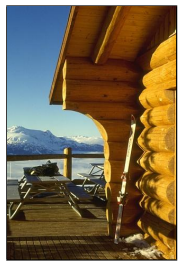
#> input picture data/BDS500/img1.png, 181 x 262 px; its folder holds only this picture in this run
$ python compare_segmentation.py --results-dir out --dataset bds500 --images ../data/BDS500
#> lines starting #> are read from the running program, lines starting #| are printed output that depends on the picture
### src/thresholding/datasets.py
"""Dataset loaders for the two experiment phases.

Phase 1 (proof of concept): BDS500 -- 10 natural images (``imgN.png``).
Phase 2 (medical): CHAOS -- 15 abdominal MRI slices (``IMG-XXXX-00010.png``).

Loaders return plain uint8 grayscale numpy arrays keyed by a short id, so the rest
of the pipeline never touches the filesystem layout directly.
"""

from __future__ import annotations

import re
from pathlib import Path

import imageio.v3 as iio
import numpy as np

from .config import BDS500_DIR, CHAOS_DIR
from .histogram import to_grayscale


def _load_gray(path: Path) -> np.ndarray:
    return to_grayscale(iio.imread(path))


def load_bds500(directory: Path = BDS500_DIR) -> dict[str, np.ndarray]:
    """Return {"img1": array, ...} for the 10 BDS500 source images."""
    images: dict[str, np.ndarray] = {}
    for path in sorted(directory.glob("img*.png")):
        if path.stem.endswith("_gt"):
            continue
        images[path.stem] = _load_gray(path)
    return images


def _natural_key(path: Path) -> list:
    return [int(t) if t.isdigit() else t for t in re.split(r"(\d+)", path.stem)]


# [4 lines left out: function load_chaos, not called in this run]

### src/thresholding/histogram.py
"""Histogram utilities shared by every objective function.

The optimisation problem is defined purely over the image's intensity histogram,
so all DE variants evaluate fitness against the normalised histogram produced
here -- never against the raw pixels. Computing it once per image keeps the inner
optimisation loop cheap.
"""

from __future__ import annotations

import numpy as np

from .config import GRAY_LEVELS


def to_grayscale(image: np.ndarray) -> np.ndarray:
    """Return an 8-bit (uint8) single-channel view of ``image``.

    Accepts grayscale or RGB(A) arrays. RGB is collapsed with the standard
    luma weights; floating images in [0, 1] are rescaled to 0..255.
    """
    arr = np.asarray(image)
#> arr is the input picture: shape (262, 181, 4); mean R, G, B, A 121, 103.8, 76.2, 255
    if arr.ndim == 3:
        arr = arr[..., :3] @ np.array([0.2989, 0.5870, 0.1140])
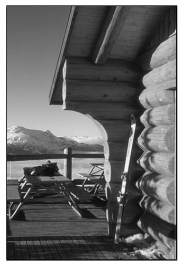
#> arr: shape (262, 181) float64; min 2.2, max 255, mean 105.8
    if np.issubdtype(arr.dtype, np.floating) and arr.max() <= 1.0:
        arr = arr * (GRAY_LEVELS - 1)
    return np.clip(np.rint(arr), 0, GRAY_LEVELS - 1).astype(np.uint8)


# [18 lines left out: functions histogram_counts, normalised_histogram, not called in this run]

### scripts/compare_segmentation.py
"""Side-by-side segmentation comparison: all optimizers on one image at one K.

One figure per (image, K): rows = objectives, columns = original + one panel
per optimizer showing its best run (highest fitness of the independent runs),
annotated with that run's PSNR / SSIM.

Outputs: <results-dir>/comparison_figures/<image>__K<k>.png

Usage:
    python scripts/compare_segmentation.py --results-dir results/bds500 \
        --dataset bds500 --images img1 img2 --k-levels 3 7 12
"""
from __future__ import annotations

import argparse
import json
from pathlib import Path

import matplotlib
import numpy as np

matplotlib.use("Agg")
import matplotlib.pyplot as plt

from thresholding.datasets import load_bds500, load_chaos
from thresholding.metrics import _segment
from thresholding.objectives import OBJECTIVES
from thresholding.optimizers import OPTIMIZERS

LOADERS = {"bds500": load_bds500, "chaos": load_chaos}


def parse_args() -> argparse.Namespace:
    p = argparse.ArgumentParser(description="Optimizer comparison figures")
    p.add_argument("--results-dir", required=True, type=Path)
    p.add_argument("--dataset", choices=sorted(LOADERS), required=True)
    p.add_argument("--images", nargs="+", default=None, help="image ids (default: first 5)")
    p.add_argument("--k-levels", nargs="+", type=int, default=[3, 7, 12])
    p.add_argument("--objectives", nargs="+", default=list(OBJECTIVES))
    p.add_argument("--optimizers", nargs="+", default=list(OPTIMIZERS))
    p.add_argument("--style", choices=["classes", "recon"], default="classes",
                   help="classes: colour-coded class map; recon: class-mean greyscale image")
    return p.parse_args()


def best_run(path: Path) -> dict | None:
    if not path.is_file():
        return None
    return max(json.loads(path.read_text()), key=lambda r: r["fitness"])


def make_figure(args, img_name: str, img: np.ndarray, k: int, out_path: Path) -> bool:
    n_rows, n_cols = len(args.objectives), len(args.optimizers) + 1
    fig, axes = plt.subplots(n_rows, n_cols, figsize=(2.1 * n_cols, 2.1 * n_rows + 0.4),
                             squeeze=False)
    found = False
    for i, obj in enumerate(args.objectives):
        axes[i][0].imshow(img, cmap="gray", vmin=0, vmax=255)
        axes[i][0].set_ylabel(obj, fontsize=10)
        if i == 0:
            axes[i][0].set_title("Original", fontsize=9)
        for j, opt in enumerate(args.optimizers, start=1):
            ax = axes[i][j]
            run = best_run(args.results_dir / f"{args.dataset}__{img_name}__{obj}__K{k}__{opt}.json")
            if run is None:
                ax.text(0.5, 0.5, "no result", ha="center", va="center", fontsize=8)
            else:
                found = True
                recon, classes = _segment(img, run["thresholds"])
                if args.style == "recon":
                    ax.imshow(recon, cmap="gray", vmin=0, vmax=255)
                else:
                    ax.imshow(classes, cmap="viridis", vmin=0, vmax=k, interpolation="nearest")
                ax.set_xlabel(f"PSNR {run['psnr']:.2f}  SSIM {run['ssim']:.3f}", fontsize=7)
            if i == 0:
                ax.set_title(opt, fontsize=9)
    for ax in axes.flat:
        ax.set_xticks([])
        ax.set_yticks([])
    fig.suptitle(f"{args.dataset} {img_name}, K = {k} (best of runs per optimizer)", fontsize=10)
    fig.tight_layout()
    if found:
        fig.savefig(out_path, dpi=150)
    plt.close(fig)
    return found


def main() -> None:
    args = parse_args()
    images = LOADERS[args.dataset]()
#> images = 1 item
    names = args.images or list(images)[:5]
#> names = ['../data/BDS500']
    out_dir = args.results_dir / "comparison_figures"
    out_dir.mkdir(parents=True, exist_ok=True)
    for name in names:
        if name not in images:
            print(f"  skipping {name}: not in {args.dataset}")
            continue
        img = images[name].astype(np.float64)
        for k in args.k_levels:
            out_path = out_dir / f"{name}__K{k}.png"
            if make_figure(args, name, img, k, out_path):
                print(f"saved: {out_path}")
#> this loop made 1 pass
#|   skipping ../data/BDS500: not in bds500
    print(f"Comparison figures in {out_dir}")


if __name__ == "__main__":
    main()

$ run again, on data/BDS500/img4.png
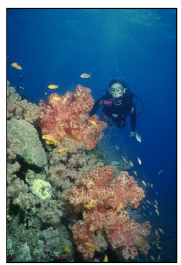
#> input picture data/BDS500/img4.png, 181 x 265 px
#> in to_grayscale, arr is the input picture: shape (265, 181, 4); mean R, G, B, A 74.4, 105.2, 124.4, 255
#> in to_grayscale, `arr = arr[..., :3] @ np.array([0.2989, 0.5870, 0.1140])`:
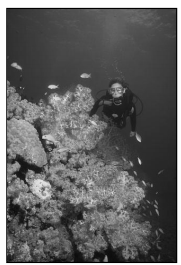
#> arr: shape (265, 181) float64; min 0, max 255, mean 98.1
#> images = 1 item
#> names = ['../data/BDS500']
#> the loop in main, `for name in names:` made 1 pass
#> (printed output is left out)

$ run again, on data/BDS500/img5.png
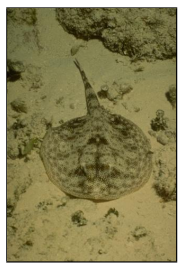
#> input picture data/BDS500/img5.png, 184 x 268 px
#> in to_grayscale, arr is the input picture: shape (268, 184, 4); mean R, G, B, A 137.4, 130.9, 88.6, 255
#> in to_grayscale, `arr = arr[..., :3] @ np.array([0.2989, 0.5870, 0.1140])`:
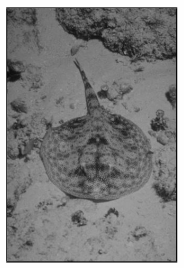
#> arr: shape (268, 184) float64; min 2.66, max 255, mean 128
#> images = 1 item
#> names = ['../data/BDS500']
#> the loop in main, `for name in names:` made 1 pass
#> (printed output is left out)

$ run again, on data/BDS500/img6.png
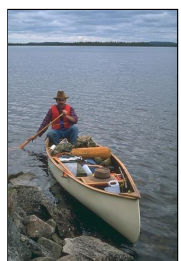
#> input picture data/BDS500/img6.png, 181 x 261 px
#> in to_grayscale, arr is the input picture: shape (261, 181, 4); mean R, G, B, A 125.9, 132.5, 139.7, 255
#> in to_grayscale, `arr = arr[..., :3] @ np.array([0.2989, 0.5870, 0.1140])`:
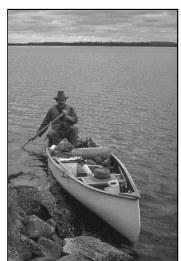
#> arr: shape (261, 181) float64; min 0, max 255, mean 131.3
#> images = 1 item
#> names = ['../data/BDS500']
#> the loop in main, `for name in names:` made 1 pass
#> (printed output is left out)

$ run again, on data/BDS500/img10.png
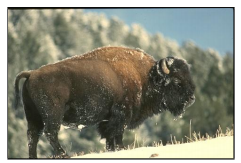
#> input picture data/BDS500/img10.png, 241 x 163 px
#> in to_grayscale, arr is the input picture: shape (163, 241, 4); mean R, G, B, A 135.8, 136.9, 121.8, 255
#> in to_grayscale, `arr = arr[..., :3] @ np.array([0.2989, 0.5870, 0.1140])`:
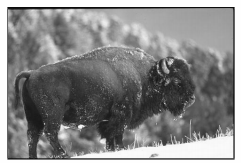
#> arr: shape (163, 241) float64; min 12, max 255, mean 134.9
#> images = 1 item
#> names = ['../data/BDS500']
#> the loop in main, `for name in names:` made 1 pass
#> (printed output is left out)
